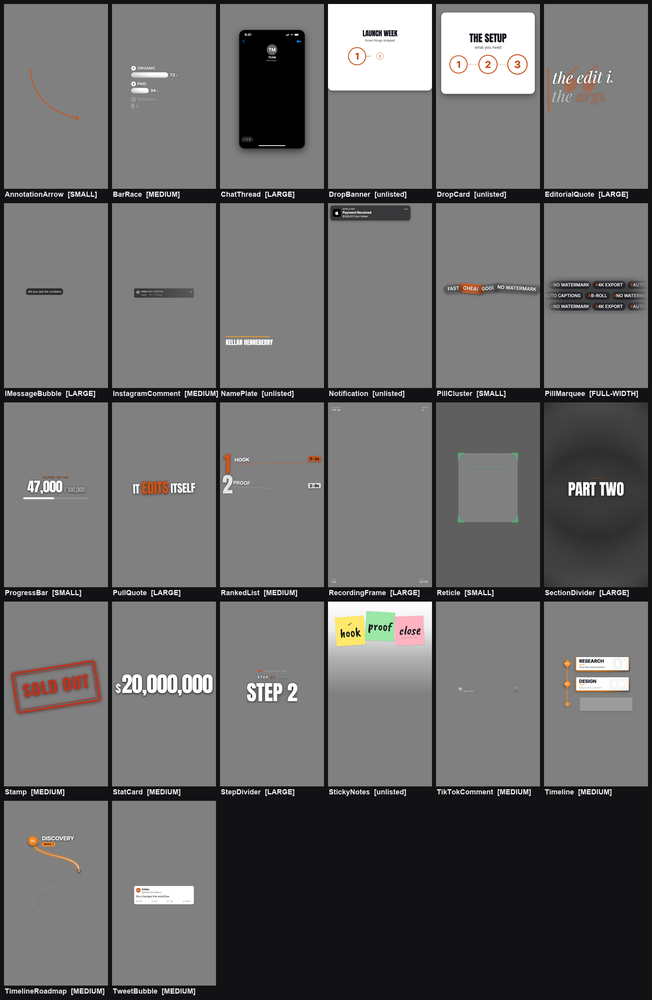
#> input picture component_sheet.png, 652 x 1000 px, shrunk from 1630 x 2500 before the run
$ python measure_perceptibility.py component_sheet.png
#> lines starting #> are read from the running program, lines starting #| are printed output that depends on the picture
#!/usr/bin/env python3
"""THE PERCEPTIBILITY TEST, run on the amber screen composite.

Ruled by Zac 2026-09-21: LightLeakOverlay's 0.82 was BORROWED from
ShutterFlashOverlay, so measure it — "the same perceptibility test
ShutterFlashOverlay got in June — speaker legible through the effect at peak —
on the amber screen composite. Then it's a number, not a guess."

WHAT IS MEASURED. Retained detail: the RMS of the high-pass luma (luma minus a
blurred copy) of the composite, over the same quantity for the clean frame.
That is a direct proxy for "is there still visible texture in the face" — it
ignores the overall brightness shift, which is the EFFECT, and counts only the
modulation, which is the PICTURE.

WHY IT CANCELS CONTENT. The criterion is a RATIO taken against the same frame,
so the source's own detail divides out. This repo has twice set an absolute
threshold from one draw and had the arms swap sides on different content; a
ratio within one measurement has no population constant to mis-fit.

THE REFERENCE IS SHUTTERFLASH AT ITS ACCEPTED 0.82, NOT A NUMBER I CHOSE. Its
wash is #ffffff composited NORMALLY, so retention is exactly 1 - peak = 0.18,
and that value is the one judged acceptable in June after 0.95 was judged a
blown exposure. Every LightLeak candidate is scored against that same bar on
that same frame.

THE BOUND IS THE WORST PIXEL, NOT THE AVERAGE. l1 and l2 are travelling radial
glows; where their centres coincide the two screens stack. Averaging over the
frame would report a comfortable number for a component that erases the face at
the bloom. So the composites here are evaluated at FULL gradient alpha — the
worst case the component can actually produce — and that is stated rather than
hidden in a mean.

MODEL, AND ITS LIMIT, STATED. The blends are the W3C formulae for screen and
soft-light applied per channel at the layer opacities the body declares, over a
real frame of the real source. It does NOT model the 28-40px blur, the gradient
falloff, or the two blooms' exact overlap geometry — all of which make the real
frame KINDER than this bound. So the k it returns is conservative by
construction: safe to ship, and to be confirmed against Builder 1's render.
"""
import json
import os
import sys

import numpy as np
from PIL import Image, ImageFilter

HERE = os.path.dirname(os.path.abspath(__file__))
REF_RETENTION = None  # measured from ShutterFlash at its registered peak


def luma(a):
    return 0.2126 * a[..., 0] + 0.7152 * a[..., 1] + 0.0722 * a[..., 2]


def detail_rms(rgb01):
    """RMS of the high-pass luma — the visible texture, brightness removed."""
    y = luma(rgb01)
    im = Image.fromarray((np.clip(y, 0, 1) * 255).astype(np.uint8))
    lo = np.asarray(im.filter(ImageFilter.GaussianBlur(radius=4)), dtype=np.float64) / 255.0
    return float(np.sqrt(np.mean((y - lo) ** 2)))


def hexrgb(h):
    h = h.lstrip("#")
    return np.array([int(h[i:i + 2], 16) for i in (0, 2, 4)], dtype=np.float64) / 255.0


def screen(s, b):
    return 1.0 - (1.0 - s) * (1.0 - b)


def soft_light(s, b):
    d = np.where(s <= 0.25, ((16 * s - 12) * s + 4) * s, np.sqrt(np.clip(s, 0, 1)))
    return np.where(b <= 0.5,
                    s - (1 - 2 * b) * s * (1 - s),
                    s + (2 * b - 1) * (d - s))


def over(s, blended, alpha):
    return (1.0 - alpha) * s + alpha * blended


def shutterflash(src, peak, color="#ffffff"):
    """The wash only: a flat colour composited NORMALLY at `peak`."""
    return over(src, np.broadcast_to(hexrgb(color), src.shape), peak)


def lightleak(src, l2_peak, intensity=1.0, palette="warm", blend="registered"):
    """Worst-case stack at full gradient alpha, the bound at the coincident bloom.

    blend="registered" IS THE ONE THAT MATTERS, AND IT IS THE DEFAULT.

    CHATCUT STRIPS mixBlendMode AT REGISTRATION. Read back from the registered
    asset on 2026-09-21: all three declarations gone, with the source comments
    still saying "drawn in `screen`". That is a FIFTH auto-rewrite alongside the
    props-fallback strip, the nested ({item}) injection, <img> -> <Img>, and the
    trailing newline — and it is the only one that silently changes what the
    component LOOKS LIKE rather than how it is written.

    My first measurement modelled the DESIGN (screen + soft-light) and solved
    0.71. The registered runtime composites NORMALLY, which is far heavier, and
    the rendered still is the tiebreaker: it showed the picture all but gone,
    which is what the normal model predicts (0.033 retained) and not what the
    screen model predicts (0.069 at the same value, on a bar of 0.18).
    The frame is evidence FOR the normal model. `blend="designed"` is kept only
    so the two can be compared and the gap stays visible.
    """
    pal = {"warm": {"primary": "#FF8A30", "secondary": "#FFB870", "highlight": "#FFE2B0"},
           "gold": {"primary": "#FFC93C", "secondary": "#FFE070", "highlight": "#FFF7C8"},
           "cool": {"primary": "#5BC8FF", "secondary": "#A8DCFF", "highlight": "#E0F2FF"},
           "magenta": {"primary": "#E64FA1", "secondary": "#F593C5", "highlight": "#FFD6EB"}}[palette]
    out = src
    sec = np.broadcast_to(hexrgb(pal["secondary"]), src.shape)
    pri = np.broadcast_to(hexrgb(pal["primary"]), src.shape)
    hi = np.broadcast_to(hexrgb(pal["highlight"]), src.shape)
    if blend == "designed":
        out = over(out, soft_light(out, sec), 0.30 * intensity)
        out = over(out, screen(out, pri), 0.85 * intensity)
        out = over(out, screen(out, hi), l2_peak * intensity)
    else:
        # mixBlendMode is gone by the time this renders: every layer is a plain
        # alpha composite of a flat-ish colour over the picture.
        out = over(out, sec, 0.30 * intensity)
        out = over(out, pri, 0.85 * intensity)
        out = over(out, hi, l2_peak * intensity)
    return np.clip(out, 0, 1)


def main():
    frame = sys.argv[1] if len(sys.argv) > 1 else None
    if not frame or not os.path.exists(frame):
        print("HARNESS FAILURE: need a clean source frame as argv[1]")
        return 2
    src = np.asarray(Image.open(frame).convert("RGB"), dtype=np.float64) / 255.0
    base = detail_rms(src)
#> in detail_rms, `lo = np.asarray(im.filter(ImageFilter.GaussianBlur(radius=4)), dtype=n..`:
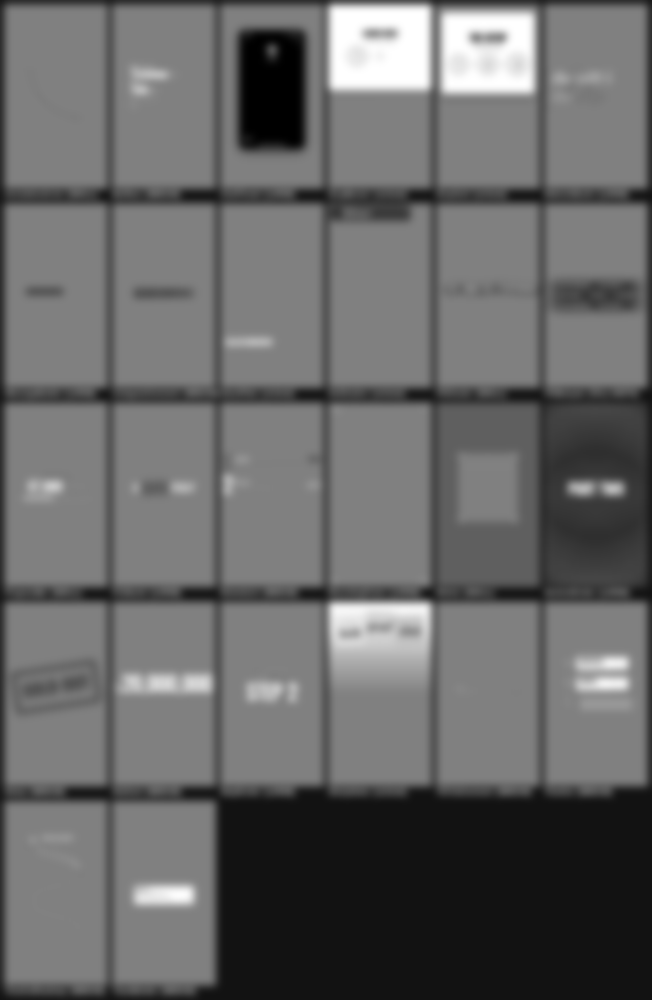
#> lo: shape (1000, 652) float64; min 0, max 1, mean 0.407
#> base = 0.0921
    if base <= 1e-6:
        # A FLAT FRAME CANNOT MEASURE PERCEPTIBILITY. Dividing by it would make
        # every composite look perfectly legible.
        print("HARNESS FAILURE: the reference frame has no detail to retain (rms=%.6f)" % base)
        return 2
    print("clean frame: %s   detail rms %.5f" % (os.path.basename(frame), base))
#| clean frame: component_sheet.png   detail rms 0.09209

    sf = detail_rms(shutterflash(src, 0.82)) / base
#> in over, `return (1.0 - alpha) * s + alpha * blended`:
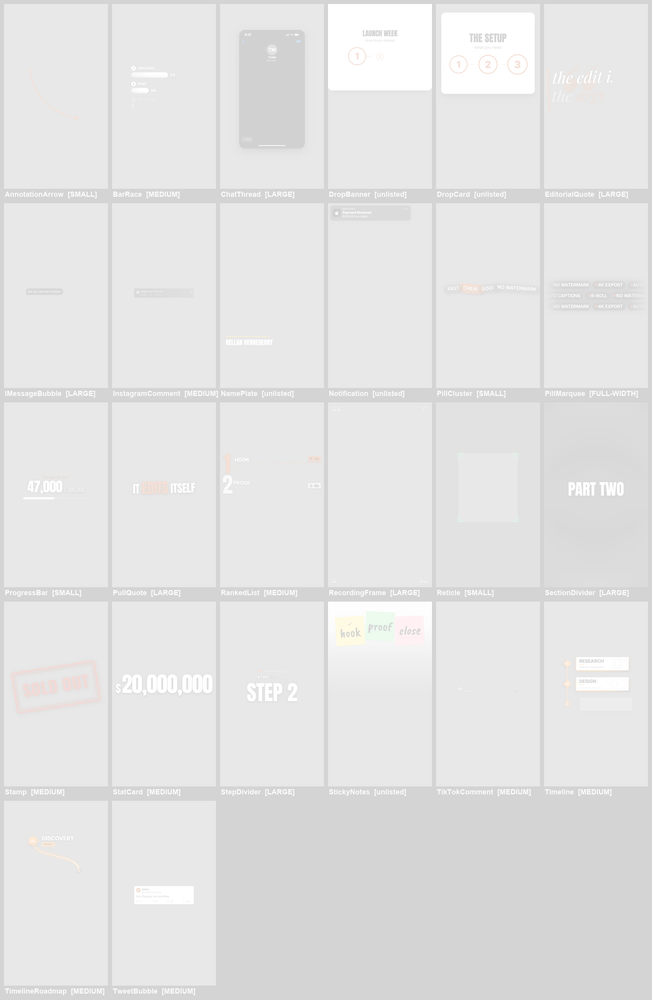
#> returned value: shape (1000, 652, 3) float64; mean of channels 0, 1, 2 0.894, 0.893, 0.893; drawn as R, G, B
#> sf = 0.181
    sf95 = detail_rms(shutterflash(src, 0.95)) / base
#> call 2 of over, with alpha = 0.95
#> in over (call 2), `return (1.0 - alpha) * s + alpha * blended`:
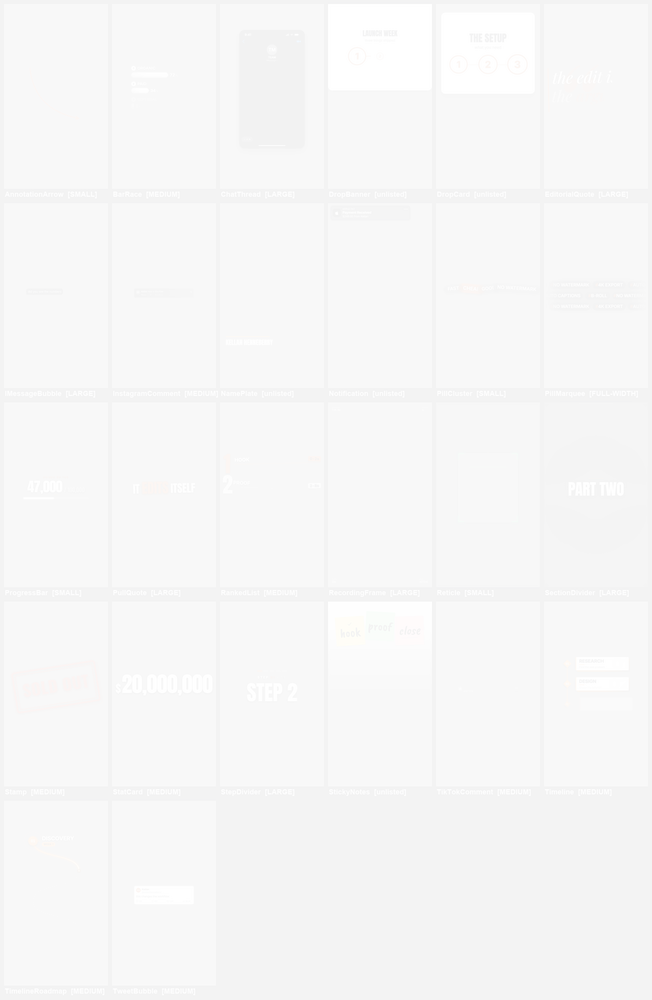
#> returned value: shape (1000, 652, 3) float64; mean of channels 0, 1, 2 0.97, 0.97, 0.97; drawn as R, G, B
#> sf95 = 0.0545
    print()
    print("REFERENCE — ShutterFlashOverlay, white wash, normal blend:")
    print("   peak 0.82 (accepted June 2026)   retained detail %.4f   <- the bar" % sf)
#|    peak 0.82 (accepted June 2026)   retained detail 0.1806   <- the bar
    print("   peak 0.95 (judged a blown exposure) retained %.4f" % sf95)
#|    peak 0.95 (judged a blown exposure) retained 0.0545

    print()
    print("LightLeakOverlay, warm palette, intensity 1.0, worst-case bloom:")
    rows = []
    for k in [1.00, 0.82, 0.70, 0.60, 0.50, 0.40, 0.30, 0.20, 0.10, 0.05, 0.0]:
        r = detail_rms(lightleak(src, k)) / base
        rows.append((k, r))
        flag = "PASSES" if r >= sf else "below the bar"
        print("   l2 peak %.2f   retained detail %.4f   %s" % (k, r, flag))
#> this loop made 11 passes
#> r on passes 1 to 11: 0.0237, 0.0244, 0.0363, 0.0434, 0.0591, 0.0652, 0.0751, 0.0889, 0.0966, 0.104, 0.106
#|    l2 peak 1.00   retained detail 0.0237   below the bar
#|    l2 peak 0.82   retained detail 0.0244   below the bar
#|    l2 peak 0.70   retained detail 0.0363   below the bar
#|    l2 peak 0.60   retained detail 0.0434   below the bar
#|    l2 peak 0.50   retained detail 0.0591   below the bar
#|    l2 peak 0.40   retained detail 0.0652   below the bar
#|    l2 peak 0.30   retained detail 0.0751   below the bar
#|    l2 peak 0.20   retained detail 0.0889   below the bar
#> (further printed lines are left out)
#> pass 1, in lightleak, `out = over(out, hi, l2_peak * intensity)`:
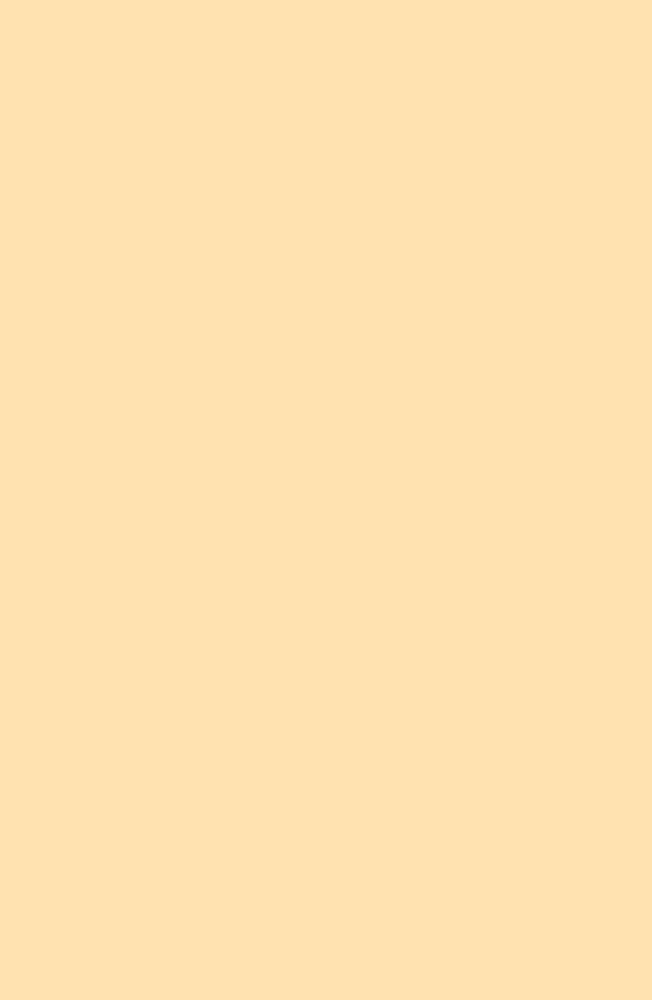
#> out: shape (1000, 652, 3) float64; mean R, G, B 1, 0.886, 0.69
#> after the loop, rows = [(1, 0.0237), (0.82, 0.0244), (0.7, 0.0363), (0.6, 0.0434), (0.5, 0.0591), (0.4, 0.0652), (0.3, 0.0751), (0.2, 0.0889), (0.1, 0.0966), (0.05, 0.104), (0, 0.106)]

    # solve for the largest k meeting the bar, by bisection on a monotone curve
    lo, hi = 0.0, 1.0
    if detail_rms(lightleak(src, 0.0)) / base < sf:
#> in luma (call 15), `return 0.2126 * a[..., 0] + 0.7152 * a[..., 1] + 0.0722 * a[..., 2]`:
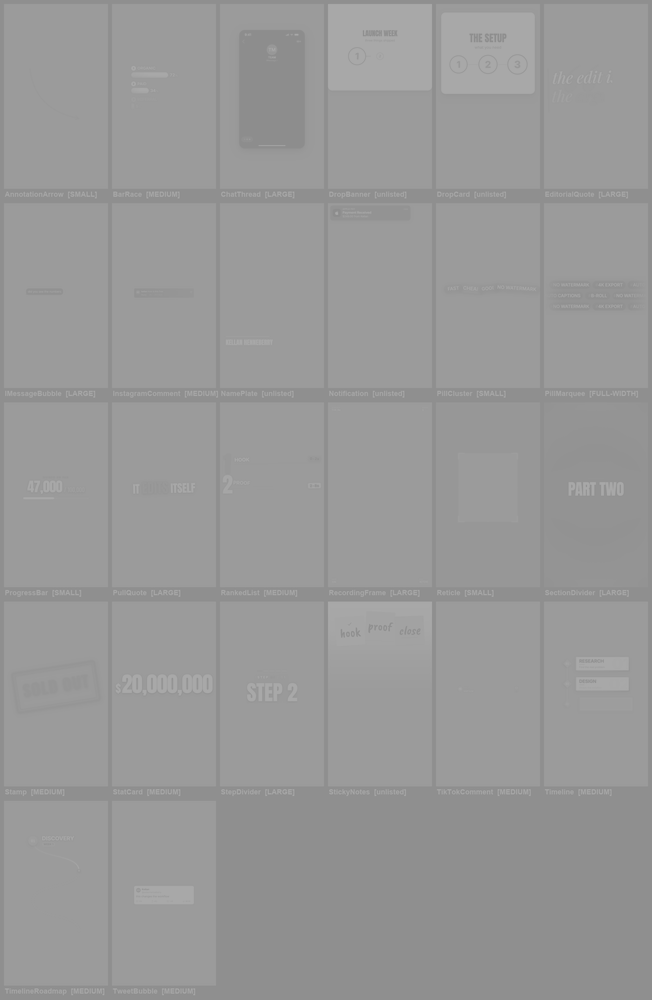
#> returned value: shape (1000, 652) float64; min 0.555, max 0.66, mean 0.598
        print("\n   NO k SATISFIES THE BAR — even with l2 fully off, l1 and the wash")
        print("   alone retain %.4f against a bar of %.4f. The defect is not l2 only."
              % (detail_rms(lightleak(src, 0.0)) / base, sf))
#> in lightleak (call 13), `pal = {"warm": {"primary": "#FF8A30", "secondary": "#FFB870", "highlig..`: pal = {'primary': '#FF8A30', 'secondary': '#FFB870', 'highlight': '#FFE2B0'}
#> in lightleak (call 13), `sec = np.broadcast_to(hexrgb(pal["secondary"]), src.shape)`:
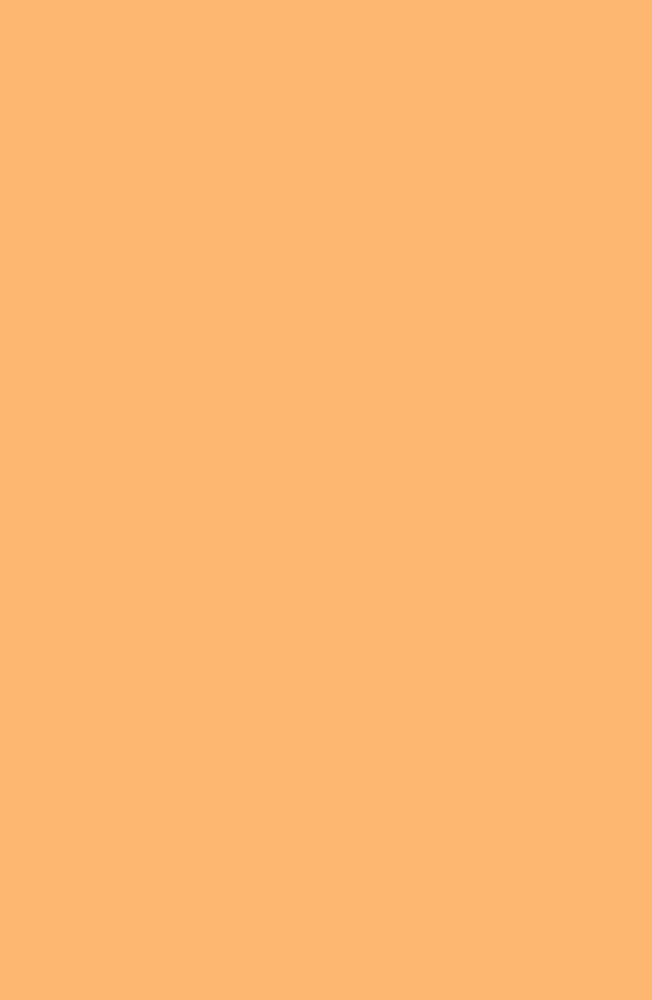
#> sec: shape (1000, 652, 3) float64; mean R, G, B 1, 0.722, 0.439
#> in lightleak (call 13), `pri = np.broadcast_to(hexrgb(pal["primary"]), src.shape)`:
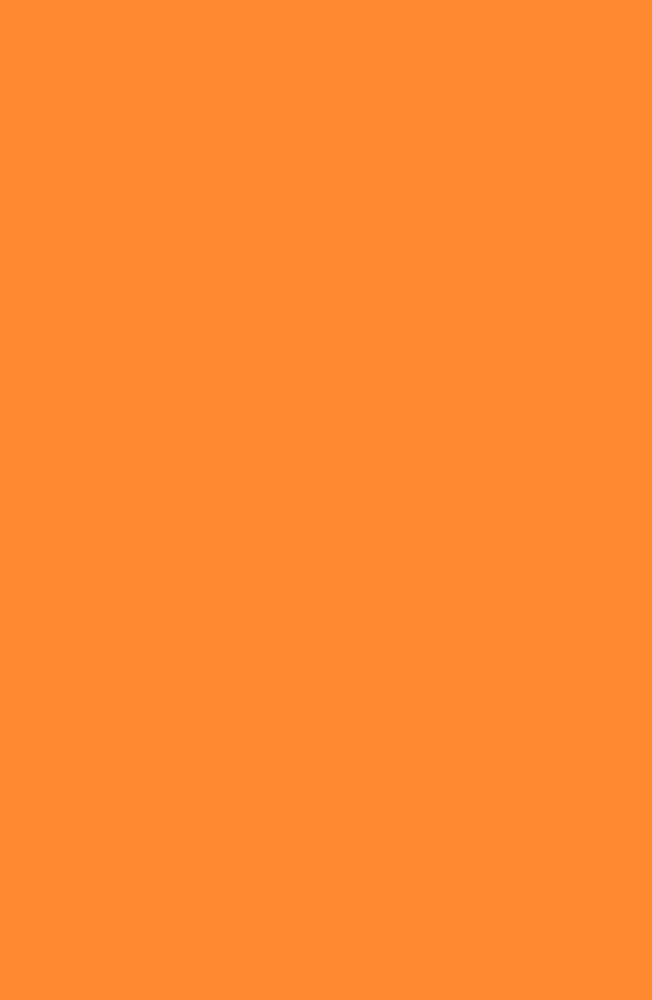
#> pri: shape (1000, 652, 3) float64; mean R, G, B 1, 0.541, 0.188
#|    alone retain 0.1058 against a bar of 0.1806. The defect is not l2 only.
        solved = None
    else:
        for _ in range(40):
            mid = (lo + hi) / 2
            if detail_rms(lightleak(src, mid)) / base >= sf:
                lo = mid
            else:
                hi = mid
        solved = lo
        print("\n   SOLVED: l2 peak %.3f is the largest value that keeps the picture" % solved)
        print("   as legible as ShutterFlash at its accepted 0.82.")

    out = {
      "_what": "perceptibility of the source through the effect, at the peak of each overlay",
      "_metric": "RMS of high-pass luma (radius-4 gaussian), composite / clean. Brightness removed; texture counted.",
      "_why_a_ratio": "taken against the same frame so the source's own detail divides out — no absolute threshold fitted to one draw",
      "_bound": "evaluated at FULL gradient alpha with l1 and l2 coincident: the worst pixel the component can produce, not the frame mean",
      "_model_limits": "does not model the 28-40px blur, the radial falloff, or the real overlap of the two blooms — all of which make the rendered frame KINDER than this bound, so the result is conservative",
      "_reference_frame": os.path.basename(frame),
      "_clean_detail_rms": round(base, 6),
      "shutterflash_0.82_retained": round(sf, 4),
      "shutterflash_0.95_retained": round(sf95, 4),
      "lightleak_ladder": [{"l2_peak": k, "retained": round(r, 4)} for k, r in rows],
      "solved_l2_peak": (round(solved, 3) if solved is not None else None),
      "l1_and_wash_alone_retained": round(detail_rms(lightleak(src, 0.0)) / base, 4),
    }
    p = os.path.join(HERE, "measured", "PERCEPTIBILITY_2026-09-21.json")
    json.dump(out, open(p, "w"), indent=2)
    open(p, "a").write("\n")
    print("\n   written to %s" % os.path.relpath(p, HERE))
    return 0


if __name__ == "__main__":
    sys.exit(main())
#> (the program exits here)
